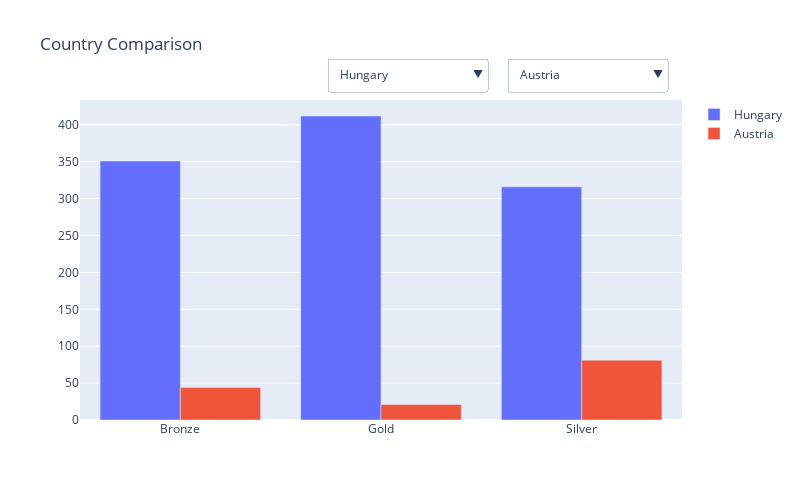

Notebook cell for this chart:
### Markdown cell above
## Country Comparison

### Code cell
fig3=make_subplots()
# first trace
fig3.add_trace(go.Bar(x=datasetSummer[datasetSummer["Country"]=="Hungary"].groupby("Medal").count().index,y=datasetSummer[datasetSummer["Country"]=="Hungary"].groupby("Medal").count()["Code"],name="Hungary"))
# second trace
fig3.add_trace(go.Bar(x=datasetSummer[datasetSummer["Country"]=="Austria"].groupby("Medal").count().index,y=datasetSummer[datasetSummer["Country"]=="Austria"].groupby("Medal").count()["Code"],name="Austria"))

buttons1=[]
buttons2=[]

for i in datasetSummer["Country"].unique():
    button=dict(
        label=i,
        args=[{"y":[datasetSummer[datasetSummer["Country"]==i].groupby("Medal").count()["Code"]],"name":i},[0]],
        method="restyle"
    )
    buttons1.append(button)

for i in datasetSummer["Country"].unique():
    button=dict(
        label=i,
        args=[{"y":[datasetSummer[datasetSummer["Country"]==i].groupby("Medal").count()["Code"]],"name":i},[1]],
        method="restyle"
    )
    buttons2.append(button)

fig3.update_layout(
    title="Country Comparison",
    updatemenus=[
        dict(
            buttons=buttons1,
            active=0,
            direction="down",
            showactive=True,
            xanchor="left",
            yanchor="top",
            x=0.41,
            y=1.13
        ),
        dict(
            buttons=buttons2,
            active=1,
            direction="down",
            showactive=True,
            xanchor="left",
            yanchor="top",
            x=0.71,
            y=1.13
        )
    ],
    height=500,
    width=800
)
fig3.show()

### Figure 1 — Plotly figure (JSON) as saved in the notebook; plotly's stock layout.template omitted (floating-point values rounded to 4 significant figures)
{"data": [{"name": "Hungary", "type": "bar", "x": ["Bronze", "Gold", "Silver"], "y": [351, 412, 316]}, {"name": "Austria", "type": "bar", "x": ["Bronze", "Gold", "Silver"], "y": [44, 21, 81]}], "layout": {"height": 500, "title": {"text": "Country Comparison"}, "updatemenus": [{"active": 0, "buttons": [{"args": [{"name": "Hungary", "y": [[351, 412, 316]]}, [0]], "label": "Hungary", "method": "restyle"}, {"args": [{"name": "Austria", "y": [[44, 21, 81]]}, [0]], "label": "Austria", "method": "restyle"}, {"args": [{"name": "Greece", "y": [[52, 34, 62]]}, [0]], "label": "Greece", "method": "restyle"}, {"args": [{"name": "United States", "y": [[1098, 2235, 1252]]}, [0]], "label": "United States", "method": "restyle"}, {"args": [{"name": "Germany", "y": [[475, 452, 378]]}, [0]], "label": "Germany", "method": "restyle"}, {"args": [{"name": "United Kingdom", "y": [[553, 546, 621]]}, [0]], "label": "United Kingdom", "method": "restyle"}, {"args": [{"name": "France", "y": [[497, 408, 491]]}, [0]], "label": "France", "method": "restyle"}, {"args": [{"name": "Australia", "y": [[472, 312, 405]]}, [0]], "label": "Australia", "method": "restyle"}, {"args": [{"name": "Denmark", "y": [[160, 150, 197]]}, [0]], "label": "Denmark", "method": "restyle"}, {"args": [{"name": "Switzerland", "y": [[138, 75, 167]]}, [0]], "label": "Switzerland", "method": "restyle"}, {"args": [{"name": "Netherlands", "y": [[339, 233, 279]]}, [0]], "label": "Netherlands", "method": "restyle"}, {"args": [{"name": "Belgium", "y": [[152, 91, 168]]}, [0]], "label": "Belgium", "method": "restyle"}, {"args": [{"name": "India", "y": [[38, 128, 18]]}, [0]], "label": "India", "method": "restyle"}, {"args": [{"name": "Canada", "y": [[262, 155, 232]]}, [0]], "label": "Canada", "method": "restyle"}, {"args": [{"name": "Sweden", "y": [[328, 349, 367]]}, [0]], "label": "Sweden", "method": "restyle"}, {"args": [{"name": "Norway", "y": [[145, 209, 200]]}, [0]], "label": "Norway", "method": "restyle"}, {"args": [{"name": "Spain", "y": [[117, 98, 227]]}, [0]], "label": "Spain", "method": "restyle"}, {"args": [{"name": "Italy", "y": [[404, 476, 416]]}, [0]], "label": "Italy", "method": "restyle"}, {"args": [{"name": "Cuba", "y": [[116, 165, 129]]}, [0]], "label": "Cuba", "method": "restyle"}, {"args": [{"name": "South Africa", "y": [[37, 30, 39]]}, [0]], "label": "South Africa", "method": "restyle"}, {"args": [{"name": "Finland", "y": [[212, 124, 120]]}, [0]], "label": "Finland", "method": "restyle"}, {"args": [{"name": "Estonia", "y": [[20, 9, 10]]}, [0]], "label": "Estonia", "method": "restyle"}, {"args": [{"name": "New Zealand", "y": [[75, 85, 30]]}, [0]], "label": "New Zealand", "method": "restyle"}, {"args": [{"name": "Brazil", "y": [[185, 73, 173]]}, [0]], "label": "Brazil", "method": "restyle"}, {"args": [{"name": "Japan", "y": [[303, 213, 272]]}, [0]], "label": "Japan", "method": "restyle"}, {"args": [{"name": "Luxembourg", "y": [[1, 1]]}, [0]], "label": "Luxembourg", "method": "restyle"}, {"args": [{"name": "Argentina", "y": [[91, 69, 99]]}, [0]], "label": "Argentina", "method": "restyle"}, {"args": [{"name": "Poland", "y": [[231, 106, 174]]}, [0]], "label": "Poland", "method": "restyle"}, {"args": [{"name": "Portugal", "y": [[18, 4, 11]]}, [0]], "label": "Portugal", "method": "restyle"}, {"args": [{"name": "Uruguay", "y": [[30, 44, 2]]}, [0]], "label": "Uruguay", "method": "restyle"}, {"args": [{"name": "Haiti", "y": [[7, 1]]}, [0]], "label": "Haiti", "method": "restyle"}, {"args": [{"name": "Egypt", "y": [[11, 7, 10]]}, [0]], "label": "Egypt", "method": "restyle"}, {"args": [{"name": "Philippines", "y": [[7, 2]]}, [0]], "label": "Philippines", "method": "restyle"}, {"args": [{"name": "Ireland", "y": [[12, 9, 9]]}, [0]], "label": "Ireland", "method": "restyle"}, {"args": [{"name": "Chile", "y": [[21, 3, 9]]}, [0]], "label": "Chile", "method": "restyle"}, {"args": [{"name": "Latvia", "y": [[6, 3, 11]]}, [0]], "label": "Latvia", "method": "restyle"}, {"args": [{"name": "Mexico", "y": [[51, 32, 23]]}, [0]], "label": "Mexico", "method": "restyle"}, {"args": [{"name": "Turkey", "y": [[23, 38, 25]]}, [0]], "label": "Turkey", "method": "restyle"}, {"args": [{"name": "Panama", "y": [[2, 1]]}, [0]], "label": "Panama", "method": "restyle"}, {"args": [{"name": "Jamaica", "y": [[47, 31, 49]]}, [0]], "label": "Jamaica", "method": "restyle"}, {"args": [{"name": "Sri Lanka", "y": [[2]]}, [0]], "label": "Sri Lanka", "method": "restyle"}, {"args": [{"name": "Korea, South", "y": [[167, 158, 204]]}, [0]], "label": "Korea, South", "method": "restyle"}, {"args": [{"name": "Puerto Rico*", "y": [[6, 2]]}, [0]], "label": "Puerto Rico*", "method": "restyle"}, {"args": [{"name": "Peru", "y": [[1, 14]]}, [0]], "label": "Peru", "method": "restyle"}, {"args": [{"name": "Iran", "y": [[24, 16, 21]]}, [0]], "label": "Iran", "method": "restyle"}, {"args": [{"name": "Trinidad and Tobago", "y": [[11, 1, 8]]}, [0]], "label": "Trinidad and Tobago", "method": "restyle"}, {"args": [{"name": "Venezuela", "y": [[8, 2, 2]]}, [0]], "label": "Venezuela", "method": "restyle"}, {"args": [{"name": "Bulgaria", "y": [[137, 53, 143]]}, [0]], "label": "Bulgaria", "method": "restyle"}, {"args": [{"name": "Lebanon", "y": [[2, 2]]}, [0]], "label": "Lebanon", "method": "restyle"}, {"args": [{"name": "Iceland", "y": [[2, 15]]}, [0]], "label": "Iceland", "method": "restyle"}, {"args": [{"name": "Pakistan", "y": [[34, 42, 45]]}, [0]], "label": "Pakistan", "method": "restyle"}, {"args": [{"name": "Bahamas", "y": [[5, 13, 9]]}, [0]], "label": "Bahamas", "method": "restyle"}, {"args": [{"name": "Taiwan", "y": [[14, 3, 27]]}, [0]], "label": "Taiwan", "method": "restyle"}, {"args": [{"name": "Ethiopia", "y": [[16, 21, 8]]}, [0]], "label": "Ethiopia", "method": "restyle"}, {"args": [{"name": "Morocco", "y": [[11, 6, 5]]}, [0]], "label": "Morocco", "method": "restyle"}, {"args": [{"name": "Ghana", "y": [[15, 1]]}, [0]], "label": "Ghana", "method": "restyle"}, {"args": [{"name": "Iraq", "y": [[1]]}, [0]], "label": "Iraq", "method": "restyle"}, {"args": [{"name": "Singapore", "y": [[4]]}, [0]], "label": "Singapore", "method": "restyle"}, {"args": [{"name": "Tunisia", "y": [[4, 4, 2]]}, [0]], "label": "Tunisia", "method": "restyle"}, {"args": [{"name": "Kenya", "y": [[30, 28, 35]]}, [0]], "label": "Kenya", "method": "restyle"}, {"args": [{"name": "Nigeria", "y": [[27, 19, 38]]}, [0]], "label": "Nigeria", "method": "restyle"}, {"args": [{"name": "Uganda", "y": [[2, 2, 3]]}, [0]], "label": "Uganda", "method": "restyle"}, {"args": [{"name": "Cameroon", "y": [[2, 20, 1]]}, [0]], "label": "Cameroon", "method": "restyle"}, {"args": [{"name": "Mongolia", "y": [[13, 2, 9]]}, [0]], "label": "Mongolia", "method": "restyle"}, {"args": [{"name": "Korea, North", "y": [[32, 14, 12]]}, [0]], "label": "Korea, North", "method": "restyle"}, {"args": [{"name": "Colombia", "y": [[11, 2, 6]]}, [0]], "label": "Colombia", "method": "restyle"}, {"args": [{"name": "Niger", "y": [[1]]}, [0]], "label": "Niger", "method": "restyle"}, {"args": [{"name": "Thailand", "y": [[12, 7, 6]]}, [0]], "label": "Thailand", "method": "restyle"}, {"args": [{"name": "Bermuda*", "y": [[1]]}, [0]], "label": "Bermuda*", "method": "restyle"}, {"args": [{"name": "Tanzania", "y": [[2]]}, [0]], "label": "Tanzania", "method": "restyle"}, {"args": [{"name": "Guyana", "y": [[1]]}, [0]], "label": "Guyana", "method": "restyle"}, {"args": [{"name": "Zimbabwe", "y": [[1, 18, 4]]}, [0]], "label": "Zimbabwe", "method": "restyle"}, {"args": [{"name": "China", "y": [[221, 290, 296]]}, [0]], "label": "China", "method": "restyle"}, {"args": [{"name": "Cote d'Ivoire", "y": [[1]]}, [0]], "label": "Cote d'Ivoire", "method": "restyle"}, {"args": [{"name": "Zambia", "y": [[1, 1]]}, [0]], "label": "Zambia", "method": "restyle"}, {"args": [{"name": "Dominican Republic", "y": [[1, 3, 2]]}, [0]], "label": "Dominican Republic", "method": "restyle"}, {"args": [{"name": "Algeria", "y": [[8, 5, 2]]}, [0]], "label": "Algeria", "method": "restyle"}, {"args": [{"name": "Syria", "y": [[1, 1, 1]]}, [0]], "label": "Syria", "method": "restyle"}, {"args": [{"name": "Suriname", "y": [[1, 1]]}, [0]], "label": "Suriname", "method": "restyle"}, {"args": [{"name": "Costa Rica", "y": [[2, 1, 1]]}, [0]], "label": "Costa Rica", "method": "restyle"}, {"args": [{"name": "Indonesia", "y": [[13, 9, 16]]}, [0]], "label": "Indonesia", "method": "restyle"}, {"args": [{"name": "Senegal", "y": [[1]]}, [0]], "label": "Senegal", "method": "restyle"}, {"args": [{"name": "Djibouti", "y": [[1]]}, [0]], "label": "Djibouti", "method": "restyle"}, {"args": [{"name": "Netherlands Antilles*", "y": [[1]]}, [0]], "label": "Netherlands Antilles*", "method": "restyle"}, {"args": [{"name": "Virgin Islands*", "y": [[1]]}, [0]], "label": "Virgin Islands*", "method": "restyle"}, {"args": [{"name": "Namibia", "y": [[4]]}, [0]], "label": "Namibia", "method": "restyle"}, {"args": [{"name": "Qatar", "y": [[4]]}, [0]], "label": "Qatar", "method": "restyle"}, {"args": [{"name": "Lithuania", "y": [[44, 6, 5]]}, [0]], "label": "Lithuania", "method": "restyle"}, {"args": [{"name": "Malaysia", "y": [[4, 4]]}, [0]], "label": "Malaysia", "method": "restyle"}, {"args": [{"name": "Croatia", "y": [[34, 46, 34]]}, [0]], "label": "Croatia", "method": "restyle"}, {"args": [{"name": "Israel", "y": [[5, 1, 1]]}, [0]], "label": "Israel", "method": "restyle"}, {"args": [{"name": "Slovenia", "y": [[14, 5, 7]]}, [0]], "label": "Slovenia", "method": "restyle"}, {"args": [{"name": "Russia", "y": [[291, 239, 238]]}, [0]], "label": "Russia", "method": "restyle"}, {"args": [{"name": "Ukraine", "y": [[90, 41, 42]]}, [0]], "label": "Ukraine", "method": "restyle"}, {"args": [{"name": "Ecuador", "y": [[1, 1]]}, [0]], "label": "Ecuador", "method": "restyle"}, {"args": [{"name": "Burundi", "y": [[1]]}, [0]], "label": "Burundi", "method": "restyle"}, {"args": [{"name": "Mozambique", "y": [[1, 1]]}, [0]], "label": "Mozambique", "method": "restyle"}, {"args": [{"name": "Czech Republic", "y": [[20, 14, 22]]}, [0]], "label": "Czech Republic", "method": "restyle"}, {"args": [{"name": "Belarus", "y": [[59, 17, 37]]}, [0]], "label": "Belarus", "method": "restyle"}, {"args": [{"name": "Tonga", "y": [[1]]}, [0]], "label": "Tonga", "method": "restyle"}, {"args": [{"name": "Kazakhstan", "y": [[20, 12, 17]]}, [0]], "label": "Kazakhstan", "method": "restyle"}, {"args": [{"name": "Uzbekistan", "y": [[10, 5, 5]]}, [0]], "label": "Uzbekistan", "method": "restyle"}, {"args": [{"name": "Slovakia", "y": [[12, 10, 12]]}, [0]], "label": "Slovakia", "method": "restyle"}, {"args": [{"name": "Moldova", "y": [[3, 3]]}, [0]], "label": "Moldova", "method": "restyle"}, {"args": [{"name": "Georgia", "y": [[14, 6, 5]]}, [0]], "label": "Georgia", "method": "restyle"}, {"args": [{"name": "Hong Kong*", "y": [[1, 1, 2]]}, [0]], "label": "Hong Kong*", "method": "restyle"}, {"args": [{"name": "Armenia", "y": [[8, 1, 2]]}, [0]], "label": "Armenia", "method": "restyle"}, {"args": [{"name": "Azerbaijan", "y": [[15, 6, 5]]}, [0]], "label": "Azerbaijan", "method": "restyle"}, {"args": [{"name": "Barbados", "y": [[1]]}, [0]], "label": "Barbados", "method": "restyle"}, {"args": [{"name": "Saudi Arabia", "y": [[5, 1]]}, [0]], "label": "Saudi Arabia", "method": "restyle"}, {"args": [{"name": "Kyrgyzstan", "y": [[2, 1]]}, [0]], "label": "Kyrgyzstan", "method": "restyle"}, {"args": [{"name": "Kuwait", "y": [[2]]}, [0]], "label": "Kuwait", "method": "restyle"}, {"args": [{"name": "Vietnam", "y": [[2]]}, [0]], "label": "Vietnam", "method": "restyle"}, {"args": [{"name": "Macedonia", "y": [[1]]}, [0]], "label": "Macedonia", "method": "restyle"}, {"args": [{"name": "Serbia", "y": [[14]]}, [0]], "label": "Serbia", "method": "restyle"}, {"args": [{"name": "Eritrea", "y": [[1]]}, [0]], "label": "Eritrea", "method": "restyle"}, {"args": [{"name": "Paraguay", "y": [[17]]}, [0]], "label": "Paraguay", "method": "restyle"}, {"args": [{"name": "United Arab Emirates", "y": [[1]]}, [0]], "label": "United Arab Emirates", "method": "restyle"}, {"args": [{"name": "Sudan", "y": [[1]]}, [0]], "label": "Sudan", "method": "restyle"}, {"args": [{"name": "Mauritius", "y": [[1]]}, [0]], "label": "Mauritius", "method": "restyle"}, {"args": [{"name": "Togo", "y": [[1]]}, [0]], "label": "Togo", "method": "restyle"}, {"args": [{"name": "Tajikistan", "y": [[2, 1]]}, [0]], "label": "Tajikistan", "method": "restyle"}, {"args": [{"name": "Afghanistan", "y": [[2]]}, [0]], "label": "Afghanistan", "method": "restyle"}, {"args": [{"name": "Bahrain", "y": [[1]]}, [0]], "label": "Bahrain", "method": "restyle"}, {"args": [{"name": "Guatemala", "y": [[1]]}, [0]], "label": "Guatemala", "method": "restyle"}, {"args": [{"name": "Grenada", "y": [[1]]}, [0]], "label": "Grenada", "method": "restyle"}, {"args": [{"name": "Botswana", "y": [[1]]}, [0]], "label": "Botswana", "method": "restyle"}, {"args": [{"name": "Cyprus", "y": [[1]]}, [0]], "label": "Cyprus", "method": "restyle"}, {"args": [{"name": "Gabon", "y": [[1]]}, [0]], "label": "Gabon", "method": "restyle"}], "direction": "down", "showactive": true, "x": 0.41, "xanchor": "left", "y": 1.13, "yanchor": "top"}, {"active": 1, "buttons": [{"args": [{"name": "Hungary", "y": [[351, 412, 316]]}, [1]], "label": "Hungary", "method": "restyle"}, {"args": [{"name": "Austria", "y": [[44, 21, 81]]}, [1]], "label": "Austria", "method": "restyle"}, {"args": [{"name": "Greece", "y": [[52, 34, 62]]}, [1]], "label": "Greece", "method": "restyle"}, {"args": [{"name": "United States", "y": [[1098, 2235, 1252]]}, [1]], "label": "United States", "method": "restyle"}, {"args": [{"name": "Germany", "y": [[475, 452, 378]]}, [1]], "label": "Germany", "method": "restyle"}, {"args": [{"name": "United Kingdom", "y": [[553, 546, 621]]}, [1]], "label": "United Kingdom", "method": "restyle"}, {"args": [{"name": "France", "y": [[497, 408, 491]]}, [1]], "label": "France", "method": "restyle"}, {"args": [{"name": "Australia", "y": [[472, 312, 405]]}, [1]], "label": "Australia", "method": "restyle"}, {"args": [{"name": "Denmark", "y": [[160, 150, 197]]}, [1]], "label": "Denmark", "method": "restyle"}, {"args": [{"name": "Switzerland", "y": [[138, 75, 167]]}, [1]], "label": "Switzerland", "method": "restyle"}, {"args": [{"name": "Netherlands", "y": [[339, 233, 279]]}, [1]], "label": "Netherlands", "method": "restyle"}, {"args": [{"name": "Belgium", "y": [[152, 91, 168]]}, [1]], "label": "Belgium", "method": "restyle"}, {"args": [{"name": "India", "y": [[38, 128, 18]]}, [1]], "label": "India", "method": "restyle"}, {"args": [{"name": "Canada", "y": [[262, 155, 232]]}, [1]], "label": "Canada", "method": "restyle"}, {"args": [{"name": "Sweden", "y": [[328, 349, 367]]}, [1]], "label": "Sweden", "method": "restyle"}, {"args": [{"name": "Norway", "y": [[145, 209, 200]]}, [1]], "label": "Norway", "method": "restyle"}, {"args": [{"name": "Spain", "y": [[117, 98, 227]]}, [1]], "label": "Spain", "method": "restyle"}, {"args": [{"name": "Italy", "y": [[404, 476, 416]]}, [1]], "label": "Italy", "method": "restyle"}, {"args": [{"name": "Cuba", "y": [[116, 165, 129]]}, [1]], "label": "Cuba", "method": "restyle"}, {"args": [{"name": "South Africa", "y": [[37, 30, 39]]}, [1]], "label": "South Africa", "method": "restyle"}, {"args": [{"name": "Finland", "y": [[212, 124, 120]]}, [1]], "label": "Finland", "method": "restyle"}, {"args": [{"name": "Estonia", "y": [[20, 9, 10]]}, [1]], "label": "Estonia", "method": "restyle"}, {"args": [{"name": "New Zealand", "y": [[75, 85, 30]]}, [1]], "label": "New Zealand", "method": "restyle"}, {"args": [{"name": "Brazil", "y": [[185, 73, 173]]}, [1]], "label": "Brazil", "method": "restyle"}, {"args": [{"name": "Japan", "y": [[303, 213, 272]]}, [1]], "label": "Japan", "method": "restyle"}, {"args": [{"name": "Luxembourg", "y": [[1, 1]]}, [1]], "label": "Luxembourg", "method": "restyle"}, {"args": [{"name": "Argentina", "y": [[91, 69, 99]]}, [1]], "label": "Argentina", "method": "restyle"}, {"args": [{"name": "Poland", "y": [[231, 106, 174]]}, [1]], "label": "Poland", "method": "restyle"}, {"args": [{"name": "Portugal", "y": [[18, 4, 11]]}, [1]], "label": "Portugal", "method": "restyle"}, {"args": [{"name": "Uruguay", "y": [[30, 44, 2]]}, [1]], "label": "Uruguay", "method": "restyle"}, {"args": [{"name": "Haiti", "y": [[7, 1]]}, [1]], "label": "Haiti", "method": "restyle"}, {"args": [{"name": "Egypt", "y": [[11, 7, 10]]}, [1]], "label": "Egypt", "method": "restyle"}, {"args": [{"name": "Philippines", "y": [[7, 2]]}, [1]], "label": "Philippines", "method": "restyle"}, {"args": [{"name": "Ireland", "y": [[12, 9, 9]]}, [1]], "label": "Ireland", "method": "restyle"}, {"args": [{"name": "Chile", "y": [[21, 3, 9]]}, [1]], "label": "Chile", "method": "restyle"}, {"args": [{"name": "Latvia", "y": [[6, 3, 11]]}, [1]], "label": "Latvia", "method": "restyle"}, {"args": [{"name": "Mexico", "y": [[51, 32, 23]]}, [1]], "label": "Mexico", "method": "restyle"}, {"args": [{"name": "Turkey", "y": [[23, 38, 25]]}, [1]], "label": "Turkey", "method": "restyle"}, {"args": [{"name": "Panama", "y": [[2, 1]]}, [1]], "label": "Panama", "method": "restyle"}, {"args": [{"name": "Jamaica", "y": [[47, 31, 49]]}, [1]], "label": "Jamaica", "method": "restyle"}, {"args": [{"name": "Sri Lanka", "y": [[2]]}, [1]], "label": "Sri Lanka", "method": "restyle"}, {"args": [{"name": "Korea, South", "y": [[167, 158, 204]]}, [1]], "label": "Korea, South", "method": "restyle"}, {"args": [{"name": "Puerto Rico*", "y": [[6, 2]]}, [1]], "label": "Puerto Rico*", "method": "restyle"}, {"args": [{"name": "Peru", "y": [[1, 14]]}, [1]], "label": "Peru", "method": "restyle"}, {"args": [{"name": "Iran", "y": [[24, 16, 21]]}, [1]], "label": "Iran", "method": "restyle"}, {"args": [{"name": "Trinidad and Tobago", "y": [[11, 1, 8]]}, [1]], "label": "Trinidad and Tobago", "method": "restyle"}, {"args": [{"name": "Venezuela", "y": [[8, 2, 2]]}, [1]], "label": "Venezuela", "method": "restyle"}, {"args": [{"name": "Bulgaria", "y": [[137, 53, 143]]}, [1]], "label": "Bulgaria", "method": "restyle"}, {"args": [{"name": "Lebanon", "y": [[2, 2]]}, [1]], "label": "Lebanon", "method": "restyle"}, {"args": [{"name": "Iceland", "y": [[2, 15]]}, [1]], "label": "Iceland", "method": "restyle"}, {"args": [{"name": "Pakistan", "y": [[34, 42, 45]]}, [1]], "label": "Pakistan", "method": "restyle"}, {"args": [{"name": "Bahamas", "y": [[5, 13, 9]]}, [1]], "label": "Bahamas", "method": "restyle"}, {"args": [{"name": "Taiwan", "y": [[14, 3, 27]]}, [1]], "label": "Taiwan", "method": "restyle"}, {"args": [{"name": "Ethiopia", "y": [[16, 21, 8]]}, [1]], "label": "Ethiopia", "method": "restyle"}, {"args": [{"name": "Morocco", "y": [[11, 6, 5]]}, [1]], "label": "Morocco", "method": "restyle"}, {"args": [{"name": "Ghana", "y": [[15, 1]]}, [1]], "label": "Ghana", "method": "restyle"}, {"args": [{"name": "Iraq", "y": [[1]]}, [1]], "label": "Iraq", "method": "restyle"}, {"args": [{"name": "Singapore", "y": [[4]]}, [1]], "label": "Singapore", "method": "restyle"}, {"args": [{"name": "Tunisia", "y": [[4, 4, 2]]}, [1]], "label": "Tunisia", "method": "restyle"}, {"args": [{"name": "Kenya", "y": [[30, 28, 35]]}, [1]], "label": "Kenya", "method": "restyle"}, {"args": [{"name": "Nigeria", "y": [[27, 19, 38]]}, [1]], "label": "Nigeria", "method": "restyle"}, {"args": [{"name": "Uganda", "y": [[2, 2, 3]]}, [1]], "label": "Uganda", "method": "restyle"}, {"args": [{"name": "Cameroon", "y": [[2, 20, 1]]}, [1]], "label": "Cameroon", "method": "restyle"}, {"args": [{"name": "Mongolia", "y": [[13, 2, 9]]}, [1]], "label": "Mongolia", "method": "restyle"}, {"args": [{"name": "Korea, North", "y": [[32, 14, 12]]}, [1]], "label": "Korea, North", "method": "restyle"}, {"args": [{"name": "Colombia", "y": [[11, 2, 6]]}, [1]], "label": "Colombia", "method": "restyle"}, {"args": [{"name": "Niger", "y": [[1]]}, [1]], "label": "Niger", "method": "restyle"}, {"args": [{"name": "Thailand", "y": [[12, 7, 6]]}, [1]], "label": "Thailand", "method": "restyle"}, {"args": [{"name": "Bermuda*", "y": [[1]]}, [1]], "label": "Bermuda*", "method": "restyle"}, {"args": [{"name": "Tanzania", "y": [[2]]}, [1]], "label": "Tanzania", "method": "restyle"}, {"args": [{"name": "Guyana", "y": [[1]]}, [1]], "label": "Guyana", "method": "restyle"}, {"args": [{"name": "Zimbabwe", "y": [[1, 18, 4]]}, [1]], "label": "Zimbabwe", "method": "restyle"}, {"args": [{"name": "China", "y": [[221, 290, 296]]}, [1]], "label": "China", "method": "restyle"}, {"args": [{"name": "Cote d'Ivoire", "y": [[1]]}, [1]], "label": "Cote d'Ivoire", "method": "restyle"}, {"args": [{"name": "Zambia", "y": [[1, 1]]}, [1]], "label": "Zambia", "method": "restyle"}, {"args": [{"name": "Dominican Republic", "y": [[1, 3, 2]]}, [1]], "label": "Dominican Republic", "method": "restyle"}, {"args": [{"name": "Algeria", "y": [[8, 5, 2]]}, [1]], "label": "Algeria", "method": "restyle"}, {"args": [{"name": "Syria", "y": [[1, 1, 1]]}, [1]], "label": "Syria", "method": "restyle"}, {"args": [{"name": "Suriname", "y": [[1, 1]]}, [1]], "label": "Suriname", "method": "restyle"}, {"args": [{"name": "Costa Rica", "y": [[2, 1, 1]]}, [1]], "label": "Costa Rica", "method": "restyle"}, {"args": [{"name": "Indonesia", "y": [[13, 9, 16]]}, [1]], "label": "Indonesia", "method": "restyle"}, {"args": [{"name": "Senegal", "y": [[1]]}, [1]], "label": "Senegal", "method": "restyle"}, {"args": [{"name": "Djibouti", "y": [[1]]}, [1]], "label": "Djibouti", "method": "restyle"}, {"args": [{"name": "Netherlands Antilles*", "y": [[1]]}, [1]], "label": "Netherlands Antilles*", "method": "restyle"}, {"args": [{"name": "Virgin Islands*", "y": [[1]]}, [1]], "label": "Virgin Islands*", "method": "restyle"}, {"args": [{"name": "Namibia", "y": [[4]]}, [1]], "label": "Namibia", "method": "restyle"}, {"args": [{"name": "Qatar", "y": [[4]]}, [1]], "label": "Qatar", "method": "restyle"}, {"args": [{"name": "Lithuania", "y": [[44, 6, 5]]}, [1]], "label": "Lithuania", "method": "restyle"}, {"args": [{"name": "Malaysia", "y": [[4, 4]]}, [1]], "label": "Malaysia", "method": "restyle"}, {"args": [{"name": "Croatia", "y": [[34, 46, 34]]}, [1]], "label": "Croatia", "method": "restyle"}, {"args": [{"name": "Israel", "y": [[5, 1, 1]]}, [1]], "label": "Israel", "method": "restyle"}, {"args": [{"name": "Slovenia", "y": [[14, 5, 7]]}, [1]], "label": "Slovenia", "method": "restyle"}, {"args": [{"name": "Russia", "y": [[291, 239, 238]]}, [1]], "label": "Russia", "method": "restyle"}, {"args": [{"name": "Ukraine", "y": [[90, 41, 42]]}, [1]], "label": "Ukraine", "method": "restyle"}, {"args": [{"name": "Ecuador", "y": [[1, 1]]}, [1]], "label": "Ecuador", "method": "restyle"}, {"args": [{"name": "Burundi", "y": [[1]]}, [1]], "label": "Burundi", "method": "restyle"}, {"args": [{"name": "Mozambique", "y": [[1, 1]]}, [1]], "label": "Mozambique", "method": "restyle"}, {"args": [{"name": "Czech Republic", "y": [[20, 14, 22]]}, [1]], "label": "Czech Republic", "method": "restyle"}, {"args": [{"name": "Belarus", "y": [[59, 17, 37]]}, [1]], "label": "Belarus", "method": "restyle"}, {"args": [{"name": "Tonga", "y": [[1]]}, [1]], "label": "Tonga", "method": "restyle"}, {"args": [{"name": "Kazakhstan", "y": [[20, 12, 17]]}, [1]], "label": "Kazakhstan", "method": "restyle"}, {"args": [{"name": "Uzbekistan", "y": [[10, 5, 5]]}, [1]], "label": "Uzbekistan", "method": "restyle"}, {"args": [{"name": "Slovakia", "y": [[12, 10, 12]]}, [1]], "label": "Slovakia", "method": "restyle"}, {"args": [{"name": "Moldova", "y": [[3, 3]]}, [1]], "label": "Moldova", "method": "restyle"}, {"args": [{"name": "Georgia", "y": [[14, 6, 5]]}, [1]], "label": "Georgia", "method": "restyle"}, {"args": [{"name": "Hong Kong*", "y": [[1, 1, 2]]}, [1]], "label": "Hong Kong*", "method": "restyle"}, {"args": [{"name": "Armenia", "y": [[8, 1, 2]]}, [1]], "label": "Armenia", "method": "restyle"}, {"args": [{"name": "Azerbaijan", "y": [[15, 6, 5]]}, [1]], "label": "Azerbaijan", "method": "restyle"}, {"args": [{"name": "Barbados", "y": [[1]]}, [1]], "label": "Barbados", "method": "restyle"}, {"args": [{"name": "Saudi Arabia", "y": [[5, 1]]}, [1]], "label": "Saudi Arabia", "method": "restyle"}, {"args": [{"name": "Kyrgyzstan", "y": [[2, 1]]}, [1]], "label": "Kyrgyzstan", "method": "restyle"}, {"args": [{"name": "Kuwait", "y": [[2]]}, [1]], "label": "Kuwait", "method": "restyle"}, {"args": [{"name": "Vietnam", "y": [[2]]}, [1]], "label": "Vietnam", "method": "restyle"}, {"args": [{"name": "Macedonia", "y": [[1]]}, [1]], "label": "Macedonia", "method": "restyle"}, {"args": [{"name": "Serbia", "y": [[14]]}, [1]], "label": "Serbia", "method": "restyle"}, {"args": [{"name": "Eritrea", "y": [[1]]}, [1]], "label": "Eritrea", "method": "restyle"}, {"args": [{"name": "Paraguay", "y": [[17]]}, [1]], "label": "Paraguay", "method": "restyle"}, {"args": [{"name": "United Arab Emirates", "y": [[1]]}, [1]], "label": "United Arab Emirates", "method": "restyle"}, {"args": [{"name": "Sudan", "y": [[1]]}, [1]], "label": "Sudan", "method": "restyle"}, {"args": [{"name": "Mauritius", "y": [[1]]}, [1]], "label": "Mauritius", "method": "restyle"}, {"args": [{"name": "Togo", "y": [[1]]}, [1]], "label": "Togo", "method": "restyle"}, {"args": [{"name": "Tajikistan", "y": [[2, 1]]}, [1]], "label": "Tajikistan", "method": "restyle"}, {"args": [{"name": "Afghanistan", "y": [[2]]}, [1]], "label": "Afghanistan", "method": "restyle"}, {"args": [{"name": "Bahrain", "y": [[1]]}, [1]], "label": "Bahrain", "method": "restyle"}, {"args": [{"name": "Guatemala", "y": [[1]]}, [1]], "label": "Guatemala", "method": "restyle"}, {"args": [{"name": "Grenada", "y": [[1]]}, [1]], "label": "Grenada", "method": "restyle"}, {"args": [{"name": "Botswana", "y": [[1]]}, [1]], "label": "Botswana", "method": "restyle"}, {"args": [{"name": "Cyprus", "y": [[1]]}, [1]], "label": "Cyprus", "method": "restyle"}, {"args": [{"name": "Gabon", "y": [[1]]}, [1]], "label": "Gabon", "method": "restyle"}], "direction": "down", "showactive": true, "x": 0.71, "xanchor": "left", "y": 1.13, "yanchor": "top"}], "width": 800, "xaxis": {"anchor": "y", "domain": [0, 1]}, "yaxis": {"anchor": "x", "domain": [0, 1]}}}
